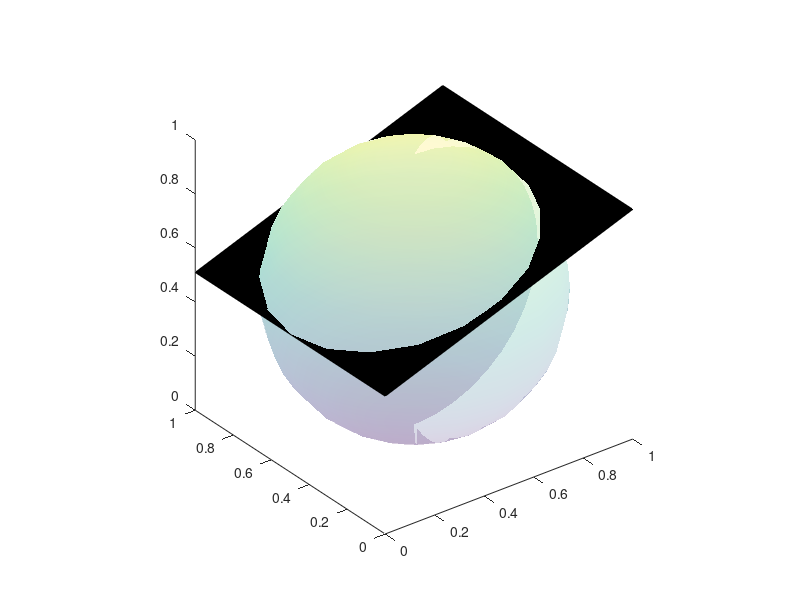

Write MATLAB code to recreate this figure. (Note: this script raises an error after producing the figure.)
close all; clear all;

%% Setting up 3D visual space for simulation

% Creating 3D sphere with a 1 mm diameter to approximate the shape of HVC
[X,Y,Z] = sphere; 
X = X+1; Y = Y+1; Z = Z+1; X = X*0.5; Y = Y*0.5; Z = Z*0.5; 
surf(X,Y,Z,'FaceColor', 'interp','FaceAlpha',0.2,'EdgeColor','none'); 
axis square; axis equal; grid off;

hold on

% Creating semi-transparent ventricular zone (VZ) plane to intersect the spherical HVC
VZplaneX = [0 0 1 1]; VZplaneY = [0 1 1 0]; VZplaneZ = [0.51 0.51 0.85 0.85]; 
patch(VZplaneX, VZplaneY, VZplaneZ,'black'); alpha 0.05;


% For aesthetic purposes, we trim this spherical HVC to not extend beyond of the LV plane
for trimcount = 1:length(X)
    for trimcount2 = 1:length(X)
        if Z(trimcount,trimcount2) > 0.51 + 0.34*(X(trimcount,trimcount2))
        Z(trimcount,trimcount2)= 0.51 + 0.34*(X(trimcount,trimcount2));
        end
    end
end

%% Defining in vivo-derived distributions for generating movement

LND_stepdist = makedist('Lognormal','mu',0.83367,'sigma',0.79433); % Step size (d) distribution
logdist_thresholded_thresh5 =makedist('Logistic','mu', -1.37616,'sigma',9.79152); % Angle (a) change distribution

%% User-Defined Parameters for Simulation Run

% User decides how long simulation is run for and how many cells are being simulated
num_steps = 1008; % Number of time steps that simulation is run for, with each step being equivalent to 10 real world minutes. For example, 7 days is 1008 steps.
num_cells = 100;

rsquare_thresh = 0.95; % Adjusted R^2 threshold for determing goodness of fit of curves fit to Mean Squared Displacement (MSD) that the alpha parameter is derived from
plot_traces = 1; % Determines whether traces of migration are shown: 0 is off, 1 is on

%% Simulating Birth and Migration of Cells

for cell_ID = 1:num_cells
    
    % First, cell must be born at some random point in 3D within HVC on the VZ plane facing in some random direction
    [x(1),y(1),z(1)] = birth_cell(); 
    plot3(x(1),y(1), z(1),'g.','MarkerSize',10) % Plotting birth point

    starttheta(cell_ID,:) = 360*rand(); % Initial angle that cell is facing in XY
    startphi(cell_ID,:) = 360*rand(); % Initial angle that cell is facing in XZ
        
    for steps = 1:num_steps % Generating movement in a stepwise manner        
        
        dist_prob = rand(); % Creating random probability to determine which angle distribution is drawn from for the following step

        if dist_prob <= 0.9 
            theta(cell_ID,steps) = random(logdist_thresholded_thresh5);
            phi(cell_ID,steps) = random(logdist_thresholded_thresh5);
        else
            theta(cell_ID,steps) =unifrnd(-180,180);
            phi(cell_ID,steps) = unifrnd(-180,180);
        end

        if steps == 1
            nexttheta(cell_ID,steps) = starttheta(cell_ID,:) + theta(cell_ID,steps);
            nextphi(cell_ID,steps) = startphi(cell_ID,:) + phi(cell_ID,steps);
        else
            nexttheta(cell_ID,steps) = theta(cell_ID,steps) + nexttheta(cell_ID,steps-1);
            nextphi(cell_ID,steps) = phi(cell_ID,steps) + nextphi(cell_ID,steps-1);
        end
        
        step_dist(cell_ID,steps) = random(LND_stepdist)/1000; % Drawing random step distance from distribution from in vivo data and converting from microns to millimeters
       
        dx = step_dist(cell_ID,steps)*cosd(nextphi(cell_ID,steps))*sind(nexttheta(cell_ID,steps));
        dy = step_dist(cell_ID,steps)*cosd(nextphi(cell_ID,steps))*cosd(nexttheta(cell_ID,steps));
        dz = step_dist(cell_ID,steps)*sind(nextphi(cell_ID,steps));

        x(steps + 1) = x(steps) + dx;
        y(steps + 1) = y(steps) + dy;
        z(steps + 1) = z(steps) + dz;

        % Encoding for condition that cells do not migrate back into VZ post-birth. If cell attempts to do so, their angle and step size are re-drawn from in vivo-derived distributions
        while z(steps + 1) >= 0.51 + (0.34*x(steps+1)) 
            if dist_prob <= 0.9
                    theta(cell_ID,steps) =random(logdist_thresholded_thresh5);
                    phi(cell_ID,steps) = random(logdist_thresholded_thresh5);
                    else
                    theta(cell_ID,steps) =unifrnd(-180,180);
                    phi(cell_ID,steps) = unifrnd(-180,180);
                    end
            
            if steps == 1
                    nexttheta(cell_ID,steps) = starttheta(cell_ID,:) + theta(cell_ID,steps);
                    nextphi(cell_ID,steps) = startphi(cell_ID,:) + phi(cell_ID,steps);
            else
                    nexttheta(cell_ID,steps) = theta(cell_ID,steps) + nexttheta(cell_ID,steps-1);
                    nextphi(cell_ID,steps) = phi(cell_ID,steps) + nextphi(cell_ID,steps-1);
            end
          
            step_dist(cell_ID,steps) = random(LND_stepdist)/1000; % Drawing random step distance from distribution from in vivo data and converting from microns to millimeters

            dx = step_dist(cell_ID,steps)*cosd(nextphi(cell_ID,steps))*sind(nexttheta(cell_ID,steps));
            dy = step_dist(cell_ID,steps)*cosd(nextphi(cell_ID,steps))*cosd(nexttheta(cell_ID,steps));
            dz = step_dist(cell_ID,steps)*sind(nextphi(cell_ID,steps));

            x(steps + 1) = x(steps) + dx;
            y(steps + 1) = y(steps) + dy;
            z(steps + 1) = z(steps) + dz;
        end

        store_dist(cell_ID,steps) = step_dist(cell_ID,steps); % Storing distance traveled in a step for later, each row is a cell each column is a time step
    
    end 

    % At this point, one cell has completed its migration and can have its speed, tortuosity, and MSD alpha parameter calculated
    plot3(x(end),y(end),z(end),'r.','MarkerSize',10) % Plotting endpoint of this cell's migration
    
    % Plotting trace of this cell's migration (when selected by user)
    if plot_traces == 1
        plot3(x,y,z,'k-') 
    end

    % Calculating average speed of cell's migration in um/hr 
    avgspeed(cell_ID,:) = (sum(store_dist(cell_ID,:),2)/((num_steps*10))*(60*1000));
    
    % Calculating tortuosity of cell's migration. If simulation is run for more than 3 hours, a sliding 3 hour average window is used to calculate average tortuosity across entirety of migration
    if num_steps > 18 
        for slideave = 1:(num_steps-17) 
            sliding_tort(slideave,1) = (sum(store_dist(slideave:slideave +17),2))/sqrt(((x(slideave+17)-x(slideave))^2) + ((y(slideave+17) - y(slideave))^2) + ((z(slideave+17) - z(slideave))^2));
        end
        tort(cell_ID,:) = mean(sliding_tort);
    else
        tort(cell_ID,:) = (sum(store_dist(cell_ID,:),2))/sqrt(((x(end)-x(1))^2) + ((y(end) - y(1))^2) + ((z(end) - z(1))^2)); %tortuosity of each cell's migration, total distance traveled/total displacement
    end
        

   % Calculating 2D MSD and deriving alpha parameter. 2D MSD is used over 3D MSD to remain consistent with in vivo tracking experiments but 2D and 3D MSD are generally similar.

   timelag = [1:num_steps]'; % Creating horizontal vector for use in fitting curve to MSD during migration
    
   [MSD_3D, MSD_2D] = MSD_func(x,y,z); 
   
   % Deriving alpha parameter from 2D MSD
   [f1,MSD2Dgof] = fit(timelag,MSD_2D,'power1'); %2D MSD
   Allf1_2D{cell_ID,:} = f1;
   AllMSD2Dgof{cell_ID,:} = MSD2Dgof;
   AllRsquare2D(cell_ID,1) = MSD2Dgof.adjrsquare;
   AllMSD_2D{cell_ID,:} = MSD_2D; %storing MSD from each cell
    
   if MSD2Dgof.adjrsquare >= rsquare_thresh % This limits alpha params. used in analysis to those that originate from curves that are user-defined as good fits as determined by R^2
        Allalpha_2D(cell_ID,1) =f1.b;
   else
        Allalpha_2D(cell_ID,1) = NaN;
   end
    
   % Deriving alpha parameter from 3D MSD
   [f1,MSD3Dgof] = fit(timelag,MSD_3D,'power1');
   Allf1_3D{cell_ID,:} = f1;
   AllMSD3Dgof{cell_ID,:} = MSD3Dgof;
   AllRsquare3D(cell_ID,1) = MSD3Dgof.adjrsquare;
   AllMSD_3D{cell_ID,:} = MSD_3D; 
    
   if MSD3Dgof.adjrsquare >= rsquare_thresh % This limits alpha params. used in analysis to those that originate from curves that are user-defined as good fits as determined by R^2
       Allalpha_3D(cell_ID,1) =f1.b;
   else
       Allalpha_3D(cell_ID,1) = NaN;
   end
end

% Calculating population MSDs for entire cohort of simulaed cells

% 2D population MSD
everyMSD2D = cell2mat(AllMSD_2D);
reshapeMSD2D = reshape(everyMSD2D,[length(MSD_2D),num_cells]);
aveMSD2D = mean(reshapeMSD2D,2);
[f_aveMSD,aveMSD_gof] = fit(timelag,aveMSD2D,'power1');
aveAlpha2D = f_aveMSD.b;

% 3D population MSD
everyMSD3D = cell2mat(AllMSD_3D);
reshapeMSD3D = reshape(everyMSD3D,[length(MSD_3D),num_cells]);
aveMSD3D = mean(reshapeMSD3D,2);
[f_aveMSD,aveMSD_gof] = fit(timelag,aveMSD3D,'power1');
aveAlpha3D = f_aveMSD.b;

%% Plotting Outcome of Simulated Migration

xlabel('X (mm)'); ylabel('Y (mm)');zlabel('Z (mm)');

days = round((num_steps*10)/(60*24)); % Converting length of simulation into days
if days >= 2
    title(sprintf('3D Simulation of %.0d Cells in HVC over %.0d Days',num_cells,days))
else
    hours = steps*10/60;
    title(sprintf('3D Simulation of %.0d Cells in HVC over %0.2f Hours',num_cells,hours))
end

%% Functions 
function [x1,y1,z1] = birth_cell() 
% This function will randomly generate the birth point of a cell.
% First, a random point in the X dimension that is on the VZ plane intersecting with HVC is generated
    x(1) = rand();
    while x(1) > 0.8902 % Checking that randomly generated X position is not outside of HVC to begin with. If outside of HVC, X position is re-generated
         x(1) = rand();
    end
% Next, the range of acceptable Y positions based on this X coordinate is calculated. A random value from this range is then selected to be the Y birth position. 
    yint1 = abs((sqrt(0.25-(x(1)-0.5)^2))- 0.5);
    yint2 = (sqrt(0.25-(x(1)-0.5)^2))+0.5; 
    y(1) = unifrnd(yint1,yint2); 
% Finally, the range of acceptable Z positions based on the previously generated X and Y coordinates is calculated. 

    zint1 = abs((sqrt(0.25-((x(1)-0.5)^2)-((y(1)-0.5)^2)))- 0.5); 
    zint2 = (sqrt(0.25-((x(1)-0.5)^2)-((y(1)-0.5)^2)))+ 0.5; 
 % The corresponding Z position is calculated based on the previously generated X coordinate. If this Z value is outside of the previously calculated range, X and Y are re-generated 
    z(1) = 0.51 + (0.34*x(1)); 
    while z(1) < zint1 || z(1) > zint2 
    x(1) = rand(); 
        while x(1) > 0.8902 
            x(1) = rand();
        end

        yint1 = abs((sqrt(0.25-(x(1)-0.5)^2))- 0.5); 
        yint2 = (sqrt(0.25-(x(1)-0.5)^2))+0.5; 
        y(1) = unifrnd(yint1,yint2);
        z(1) = 0.51 + (0.34*x(1)); 
        zint1 = abs((sqrt(0.25-((x(1)-0.5)^2)-((y(1)-0.5)^2)))- 0.5); 
        zint2 = (sqrt(0.25-((x(1)-0.5)^2)-((y(1)-0.5)^2)))+ 0.5; 
    end
    x1 = x(1); y1 = y(1); z1 = z(1);
end
    
function [MSD_3D,MSD_2D] = MSD_func(x,y,z)
% This function will calculate the individual 2D and 3D MSD for each cell's migration
for tau = 1:length(x)-1
    MSDdx = x(1:1:(end-tau)) - x((tau+1):1:end); 
    MSDdy = y(1:1:(end-tau)) - y((tau+1):1:end);
    MSDdz = z(1:1:(end-tau)) - z((tau+1):1:end);
    
    dr2_3D = MSDdx.^2 +MSDdy.^2 + MSDdz.^2; 
    dr2_2D = MSDdx.^2 +MSDdy.^2; 

    MSD_3D(tau,1) = mean(dr2_3D); % Calculating the mean of the squared displacement in 3D
    MSD_2D(tau,1) = mean(dr2_2D); % Calculating the mean of the squared displacement in 2D
end
end




